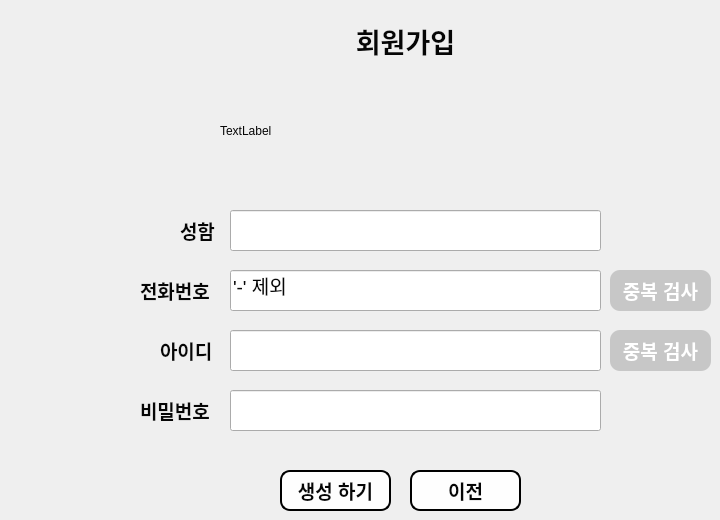
   <widget class="QWidget" name="page_3">
    <widget class="QLabel" name="label_15">
     <property name="geometry">
      <rect>
       <x>270</x>
       <y>20</y>
       <width>271</width>
       <height>41</height>
      </rect>
     </property>
     <property name="font">
      <font>
       <pointsize>20</pointsize>
       <bold>true</bold>
      </font>
     </property>
     <property name="styleSheet">
      <string notr="true">color: rgb(6, 6, 6);</string>
     </property>
     <property name="text">
      <string>회원가입</string>
     </property>
     <property name="alignment">
      <set>Qt::AlignCenter</set>
     </property>
    </widget>
    <widget class="QLineEdit" name="lineEdit_3">
     <property name="geometry">
      <rect>
       <x>230</x>
       <y>210</y>
       <width>371</width>
       <height>41</height>
      </rect>
     </property>
     <property name="font">
      <font>
       <pointsize>14</pointsize>
      </font>
     </property>
     <property name="styleSheet">
      <string notr="true">color: rgb(6, 6, 6);</string>
     </property>
    </widget>
    <widget class="QLineEdit" name="lineEdit_4">
     <property name="geometry">
      <rect>
       <x>230</x>
       <y>270</y>
       <width>371</width>
       <height>41</height>
      </rect>
     </property>
     <property name="font">
      <font>
       <pointsize>14</pointsize>
      </font>
     </property>
     <property name="styleSheet">
      <string notr="true">color: rgb(6, 6, 6);</string>
     </property>
     <property name="text">
      <string>'-' 제외</string>
     </property>
    </widget>
    <widget class="QLineEdit" name="lineEdit_5">
     <property name="geometry">
      <rect>
       <x>230</x>
       <y>330</y>
       <width>371</width>
       <height>41</height>
      </rect>
     </property>
     <property name="font">
      <font>
       <pointsize>14</pointsize>
      </font>
     </property>
     <property name="styleSheet">
      <string notr="true">color: rgb(6, 6, 6);</string>
     </property>
    </widget>
    <widget class="QLineEdit" name="lineEdit_6">
     <property name="geometry">
      <rect>
       <x>230</x>
       <y>390</y>
       <width>371</width>
       <height>41</height>
      </rect>
     </property>
     <property name="font">
      <font>
       <pointsize>14</pointsize>
      </font>
     </property>
     <property name="styleSheet">
      <string notr="true">color: rgb(6, 6, 6);</string>
     </property>
     <property name="echoMode">
      <enum>QLineEdit::Password</enum>
     </property>
    </widget>
    <widget class="QLabel" name="label_16">
     <property name="geometry">
      <rect>
       <x>180</x>
       <y>210</y>
       <width>41</width>
       <height>41</height>
      </rect>
     </property>
     <property name="font">
      <font>
       <pointsize>14</pointsize>
       <bold>true</bold>
      </font>
     </property>
     <property name="styleSheet">
      <string notr="true">color: rgb(6, 6, 6);</string>
     </property>
     <property name="text">
      <string>성함</string>
     </property>
    </widget>
    <widget class="QLabel" name="label_17">
     <property name="geometry">
      <rect>
       <x>140</x>
       <y>270</y>
       <width>81</width>
       <height>41</height>
      </rect>
     </property>
     <property name="font">
      <font>
       <pointsize>14</pointsize>
       <bold>true</bold>
      </font>
     </property>
     <property name="styleSheet">
      <string notr="true">color: rgb(6, 6, 6);</string>
     </property>
     <property name="text">
      <string>전화번호</string>
     </property>
    </widget>
    <widget class="QLabel" name="label_18">
     <property name="geometry">
      <rect>
       <x>160</x>
       <y>330</y>
       <width>61</width>
       <height>41</height>
      </rect>
     </property>
     <property name="font">
      <font>
       <pointsize>14</pointsize>
       <bold>true</bold>
      </font>
     </property>
     <property name="styleSheet">
      <string notr="true">color: rgb(6, 6, 6);</string>
     </property>
     <property name="text">
      <string>아이디</string>
     </property>
    </widget>
    <widget class="QLabel" name="label_19">
     <property name="geometry">
      <rect>
       <x>140</x>
       <y>390</y>
       <width>81</width>
       <height>41</height>
      </rect>
     </property>
     <property name="font">
      <font>
       <pointsize>14</pointsize>
       <bold>true</bold>
      </font>
     </property>
     <property name="styleSheet">
      <string notr="true">color: rgb(6, 6, 6);</string>
     </property>
     <property name="text">
      <string>비밀번호</string>
     </property>
    </widget>
    <widget class="QPushButton" name="pushButton_7">
     <property name="geometry">
      <rect>
       <x>610</x>
       <y>270</y>
       <width>101</width>
       <height>41</height>
      </rect>
     </property>
     <property name="font">
      <font>
       <pointsize>14</pointsize>
       <bold>true</bold>
      </font>
     </property>
     <property name="styleSheet">
      <string notr="true">color: rgb(255, 255, 255);
background-color: rgb(199, 199, 199);
border-radius: 10px;</string>
     </property>
     <property name="text">
      <string>중복 검사</string>
     </property>
    </widget>
    <widget class="QPushButton" name="pushButton_8">
     <property name="geometry">
      <rect>
       <x>610</x>
       <y>330</y>
       <width>101</width>
       <height>41</height>
      </rect>
     </property>
     <property name="font">
      <font>
       <pointsize>14</pointsize>
       <bold>true</bold>
      </font>
     </property>
     <property name="styleSheet">
      <string notr="true">color: rgb(255, 255, 255);
background-color: rgb(199, 199, 199);
border-radius: 10px;</string>
     </property>
     <property name="text">
      <string>중복 검사</string>
     </property>
    </widget>
    <widget class="QLabel" name="label_20">
     <property name="geometry">
      <rect>
       <x>220</x>
       <y>80</y>
       <width>381</width>
       <height>101</height>
      </rect>
     </property>
     <property name="styleSheet">
      <string notr="true">color: rgb(6, 6, 6);</string>
     </property>
     <property name="text">
      <string>TextLabel</string>
     </property>
    </widget>
    <widget class="QPushButton" name="pushButton_9">
     <property name="geometry">
      <rect>
       <x>280</x>
       <y>470</y>
       <width>111</width>
       <height>41</height>
      </rect>
     </property>
     <property name="font">
      <font>
       <pointsize>14</pointsize>
       <bold>true</bold>
      </font>
     </property>
     <property name="styleSheet">
      <string notr="true">color: rgb(6, 6, 6);
border-radius: 10px;
background-color: rgb(254, 254, 254);
border:2px solid;</string>
     </property>
     <property name="text">
      <string>생성 하기</string>
     </property>
    </widget>
    <widget class="QPushButton" name="pushButton_17">
     <property name="geometry">
      <rect>
       <x>410</x>
       <y>470</y>
       <width>111</width>
       <height>41</height>
      </rect>
     </property>
     <property name="font">
      <font>
       <pointsize>14</pointsize>
       <bold>true</bold>
      </font>
     </property>
     <property name="styleSheet">
      <string notr="true">color: rgb(6, 6, 6);
border-radius: 10px;
background-color: rgb(254, 254, 254);
border:2px solid;</string>
     </property>
     <property name="text">
      <string>이전</string>
     </property>
    </widget>
   </widget>
